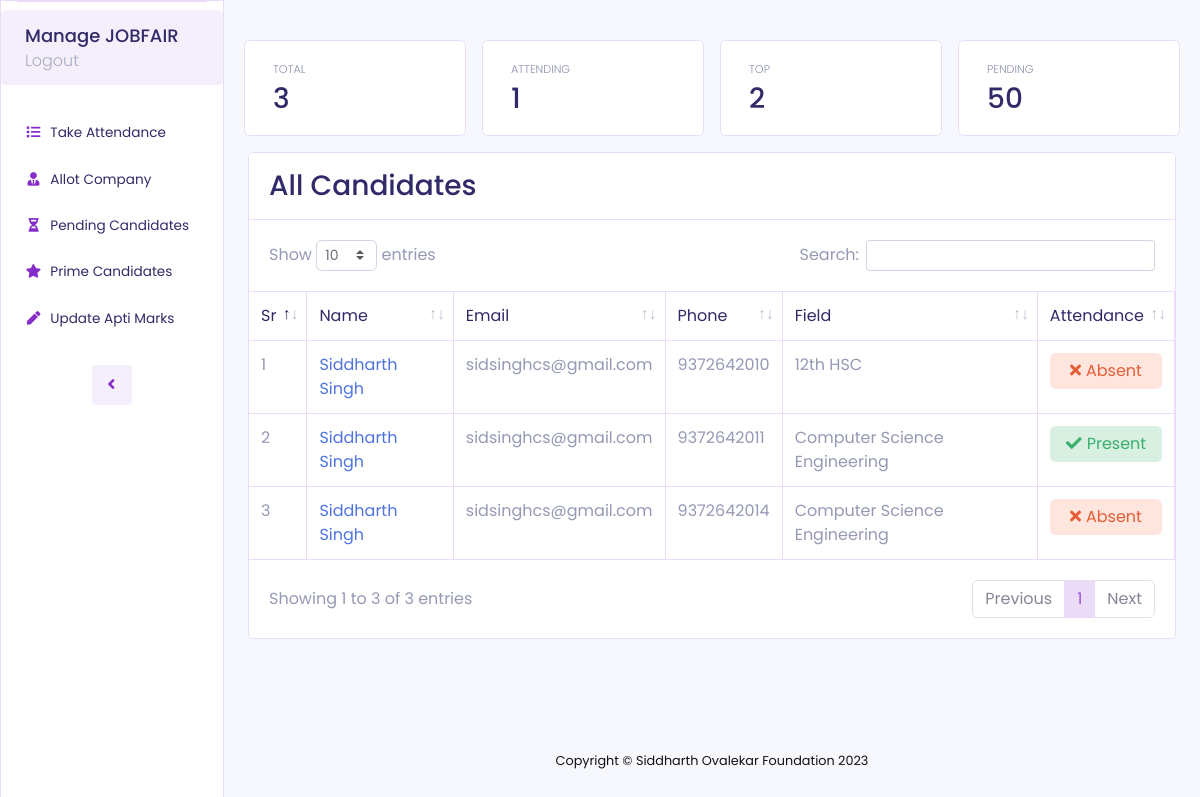
The page /admin/index.php (signed in) on the database its author committed.
### tables this page shows
CREATE TABLE `students` (
  `id` int(11) NOT NULL,
  `first_name` varchar(50) NOT NULL,
  `last_name` varchar(50) NOT NULL,
  `phone` bigint(15) NOT NULL,
  `email` varchar(500) NOT NULL,
  `college` varchar(250) NOT NULL,
  `category` varchar(100) NOT NULL,
  `field` varchar(300) NOT NULL,
  `tenth_marks` float NOT NULL,
  `twelfth_marks` float NOT NULL DEFAULT 0,
  `degree_marks` float NOT NULL DEFAULT 0,
  `year_of_passing` int(11) NOT NULL,
  `path` varchar(1000) NOT NULL,
  `dob` date NOT NULL,
  `attended` int(11) NOT NULL DEFAULT 0,
  `top` int(11) NOT NULL DEFAULT 0,
  `apti_marks` int(11) NOT NULL DEFAULT 0
);

### admin/index.php (the view, shortened to what this page needs)
<?php
  include("partial.php");
?>
<!DOCTYPE html>
<html lang="en">
<head>
    <link href="assets/vendor/fontawesome-free/css/all.min.css" rel="stylesheet" type="text/css">
    <link href="assets/vendor/datatables/dataTables.bootstrap4.min.css" rel="stylesheet">
    <link href="assets/css/sb-admin-2.min.css" rel="stylesheet">
</head>
<body id="page-top">
    <div id="wrapper">
        <?php include("./sidebar.php"); ?>
        <?php
          $q1 = "select count(*) as count from students";
          $q2 = "select count(*) as count from students where attended = 1";
          $q3 = "select count(*) as count from students where top = 1";
          $c1 = mysqli_query($conn, $q1)->fetch_assoc()["count"];
          $c2 = mysqli_query($conn, $q2)->fetch_assoc()["count"];
          $c3 = mysqli_query($conn, $q3)->fetch_assoc()["count"];
        ?>
        <div id="content-wrapper" class="d-flex flex-column">
            <div id="content">
                <div class="container-fluid mt-md-4">
                    <div class="row">
                        <div class="col-lg-3 col-md-6 col-xs-12 py-1 py-md-2 py-lg-3">
                            <div class="card " style="padding: 20px;background-color: #fff;">
                                <div class="col mr-2 d-flex h-100" style="flex-direction: column;justify-content:end!important;">
                                    <div class="text-xs mycardsubtitle font-weight-light text-uppercase mb-1" style="color:#8c90ae">Total </div>
                                    <h3 class="m-0 font-weight-medium" style="color: #302a68;"><?php echo $c1; ?><span style="font-size:16px"></span></h3>
                                </div>
                            </div>
                        </div>
                        <div class="col-lg-3 col-md-6 col-xs-12 py-1 py-md-2 py-lg-3">
                            <div class="card " style="padding: 20px;background-color: #fff;">
                                <div class="col mr-2 d-flex h-100" style="flex-direction: column;justify-content:end!important;">
                                    <div class="text-xs mycardsubtitle font-weight-light text-uppercase mb-1" style="color:#8c90ae">Attending </div>
                                    <h3 class="m-0 font-weight-medium" style="color: #302a68;"><?php echo $c2; ?><span style="font-size:16px"></span></h3>
                                </div>
                            </div>
                        </div>
                        <div class="col-lg-3 col-md-6 col-xs-12 py-1 py-md-2 py-lg-3">
                            <div class="card " style="padding: 20px;background-color: #fff;">
                                <div class="col mr-2 d-flex h-100" style="flex-direction: column;justify-content:end!important;">
                                    <div class="text-xs mycardsubtitle font-weight-light text-uppercase mb-1" style="color:#8c90ae">Top </div>
                                    <h3 class="m-0 font-weight-medium" style="color: #302a68;"><?php echo $c3; ?><span style="font-size:16px"></span></h3>
                                </div>
                            </div>
                        </div>
                        <div class="col-lg-3 col-md-6 col-xs-12 py-1 py-md-2 py-lg-3">
                            <div class="card " style="padding: 20px;background-color: #fff;">
                                <div class="col mr-2 d-flex h-100" style="flex-direction: column;justify-content:end!important;">
                                    <div class="text-xs mycardsubtitle font-weight-light text-uppercase mb-1" style="color:#8c90ae">Pending </div>
                                    <h3 class="m-0 font-weight-medium" style="color: #302a68;">50<span style="font-size:16px"></span></h3>
                                </div>
                            </div>
                        </div>
                    </div>
                    <div class="card mb-4">
                    <div class="card-header py-3" style="border-bottom:1.5px solid #eadbf6; ">
                        <h3 class="m-0 font-weight-medium" style="color:#302a68;">All Candidates</h3>
                        </div>
                        <div class="card-body p-0">
                            <div class="table-responsive">
                                <table class="table table-bordered" id="dataTable" width="100%" cellspacing="0">
                                    <thead>
                                        <tr>
                                            <th>Sr</th>
                                            <th>Name</th>
                                            <th>Email</th>
                                            <th>Phone</th>
                                            <th>Field</th>
                                            <th>Attendance</th>
                                        </tr>
                                    </thead>
                                    <tbody>
                                    <?php
                                        $q= "select * from students";
                                        $r= mysqli_query($conn, $q);
                                        $i= 1;
                                        while($res=$r->fetch_assoc()){
                                          $btn = "";
                                          if($res["attended"] == 1){
                                              $btn = "<button status='".$res['attended']."' value='".$res['phone']."' onclick='test(this)' style='background-color: #d8efe2!important;border: none;' class='btn btn-success btn-icon-split ml-sm-0 w-100'>
                                              <span class='text' style='color: #39b16d;font-weight: 400;'><i class='fas fa-check' style='margin-right: 5px;'></i>Present</span>
                                              </button>";
                                          }
                                          else{
                                            $btn = "<button status='".$res['attended']."' value='".$res['phone']."' onclick='test(this)' style='background-color: #fee5dd!important;border: none;' class='btn btn-success btn-icon-split ml-sm-0 w-100'>
                                            <span class='text' style='color: #e55d34;font-weight: 400;'><i class='fas fa-times' style='margin-right: 5px;'></i>Absent</span>
                                        </button>";
                                          }
                                            echo "<tr>
                                                    <td>".$i."</td>
                                                    <td><a href='view.php?phone=".$res['phone']."' target='_blank'>".$res['first_name']." ".$res['last_name']."</a></td>
                                                    <td>".$res['email']."</td>
                                                    <td>".$res['phone']."</td>
                                                    <td>".$res['field']."</td>
                                                    <td>".$btn."
                                                  </td>
                                                </tr>";
                                            $i++;
                                        }
                                      ?>
                                    </tbody>
                                </table>
                            </div>
                        </div>
                    </div>
                </div>
            </div>
            <footer class="sticky-footer">
                <div class="container my-auto">
                    <div class="copyright text-center my-auto">
                        <span>Copyright &copy; Siddharth Ovalekar Foundation 2023</span>
                    </div>
                </div>
            </footer>
        </div>
    </div>
</body>
</html>

### rows shown on the page
students: first_name "Siddharth", last_name "Singh", email "sidsinghcs@gmail.com", phone "9372642010", field "12th HSC"
students: first_name "Siddharth", last_name "Singh", email "sidsinghcs@gmail.com", phone "9372642011", field "Computer Science Engineering"
students: first_name "Siddharth", last_name "Singh", email "sidsinghcs@gmail.com", phone "9372642014", field "Computer Science Engineering"

### other values the page prints
$c1 "3"
$c2 "1"
$c3 "2"
